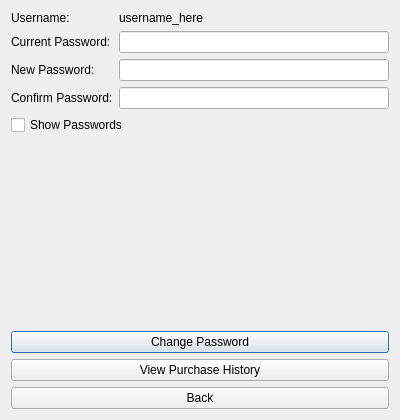
<?xml version="1.0" encoding="UTF-8"?>
<ui version="4.0">
 <class>SettingsPage</class>
 <widget class="QDialog" name="SettingsPage">
  <property name="geometry">
   <rect>
    <x>0</x>
    <y>0</y>
    <width>400</width>
    <height>420</height>
   </rect>
  </property>
  <property name="windowTitle">
   <string>Settings</string>
  </property>
  <layout class="QVBoxLayout" name="verticalLayoutMain">
   <item>
    <layout class="QFormLayout" name="formLayout">
     <item row="0" column="0">
      <widget class="QLabel" name="labelUsernameTitle">
       <property name="text">
        <string>Username:</string>
       </property>
      </widget>
     </item>
     <item row="0" column="1">
      <widget class="QLabel" name="labelUsername">
       <property name="text">
        <string>username_here</string>
       </property>
      </widget>
     </item>

     <item row="1" column="0">
      <widget class="QLabel" name="labelCurrentPasswordTitle">
       <property name="text">
        <string>Current Password:</string>
       </property>
      </widget>
     </item>
     <item row="1" column="1">
      <widget class="QLineEdit" name="lineEditCurrentPassword">
       <property name="echoMode">
        <enum>QLineEdit::Password</enum>
       </property>
      </widget>
     </item>

     <item row="2" column="0">
      <widget class="QLabel" name="labelNewPasswordTitle">
       <property name="text">
        <string>New Password:</string>
       </property>
      </widget>
     </item>
     <item row="2" column="1">
      <widget class="QLineEdit" name="lineEditNewPassword">
       <property name="echoMode">
        <enum>QLineEdit::Password</enum>
       </property>
      </widget>
     </item>

     <item row="3" column="0">
      <widget class="QLabel" name="labelConfirmPasswordTitle">
       <property name="text">
        <string>Confirm Password:</string>
       </property>
      </widget>
     </item>
     <item row="3" column="1">
      <widget class="QLineEdit" name="lineEditConfirmPassword">
       <property name="echoMode">
        <enum>QLineEdit::Password</enum>
       </property>
      </widget>
     </item>

     <item row="4" column="0" colspan="2">
      <widget class="QCheckBox" name="checkBoxShowPasswords">
       <property name="text">
        <string>Show Passwords</string>
       </property>
      </widget>
     </item>
    </layout>
   </item>

   <item>
    <widget class="QPushButton" name="pushButtonChangePassword">
     <property name="text">
      <string>Change Password</string>
     </property>
    </widget>
   </item>

   <item>
    <widget class="QPushButton" name="pushButtonViewHistory">
     <property name="text">
      <string>View Purchase History</string>
     </property>
    </widget>
   </item>

   <item>
    <widget class="QPushButton" name="pushButtonBack">
     <property name="text">
      <string>Back</string>
     </property>
    </widget>
   </item>

  </layout>
 </widget>
 <resources/>
 <connections/>
</ui>
